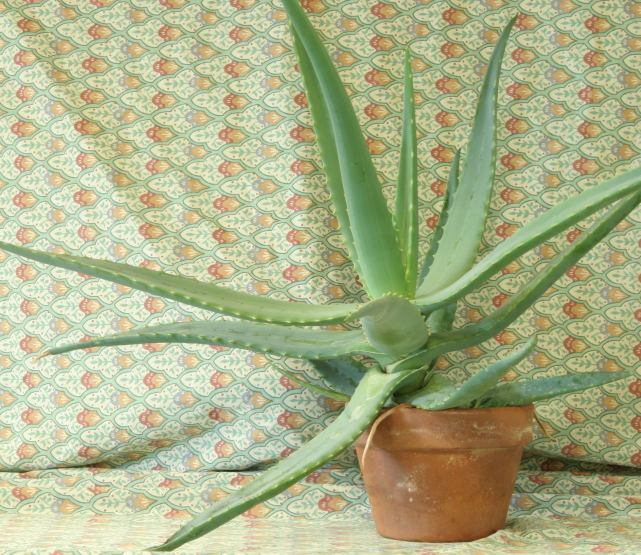
#> input picture lekt.jpg, 1282 x 1110 px, given in place of the camera (shown at 1/2 size)
$ python DepthCamVideo.py
#> lines starting #> are read from the running program, lines starting #| are printed output that depends on the picture; after the words box and inside, x2 and y2 are one past the last pixel; in counts of white or black regions, pixels touching at a corner belong together
import cv2
import numpy as np
from PIL import Image
from concurrent.futures import ThreadPoolExecutor

# Configuration
IMAGE_SIZE = (640, 480)
DISPARITY_RANGE = 16 * 5
BLOCK_SIZE = 3
COLORMAP = cv2.COLORMAP_TURBO

def resize_frame(frame, size):
    """Resize OpenCV frame using PIL for better quality."""
    img = Image.fromarray(cv2.cvtColor(frame, cv2.COLOR_BGR2RGB))
    img_resized = img.resize(size, Image.Resampling.LANCZOS)
    return cv2.cvtColor(np.array(img_resized), cv2.COLOR_RGB2BGR)

def compute_disparity(grayL, grayR):
    stereo = cv2.StereoSGBM.create(
        minDisparity=0,
        numDisparities=DISPARITY_RANGE,
        blockSize=BLOCK_SIZE,
        P1=8 * 1 * BLOCK_SIZE * BLOCK_SIZE,
        P2=32 * 1 * BLOCK_SIZE * BLOCK_SIZE,
        disp12MaxDiff=1,
        uniquenessRatio=10,
        speckleWindowSize=100,
        speckleRange=32,
        preFilterCap=63,
        mode=cv2.STEREO_SGBM_MODE_SGBM_3WAY
    )
    disparity = stereo.compute(grayL, grayR).astype(np.float32) / 16.0
    return disparity

def capture_frame(cap):
    ret, frame = cap.read()
#> frame is the input picture: shape (1110, 1282, 3); mean B, G, R 136.6, 177.2, 171.2
    if not ret:
        return None
    return frame

def main():
    # Open cameras
    cap_left = cv2.VideoCapture(0)
    cap_right = cv2.VideoCapture(2)

    # Set resolution
    cap_left.set(cv2.CAP_PROP_FRAME_WIDTH, IMAGE_SIZE[0])
    cap_left.set(cv2.CAP_PROP_FRAME_HEIGHT, IMAGE_SIZE[1])
    cap_right.set(cv2.CAP_PROP_FRAME_WIDTH, IMAGE_SIZE[0])
    cap_right.set(cv2.CAP_PROP_FRAME_HEIGHT, IMAGE_SIZE[1])

    if not cap_left.isOpened() or not cap_right.isOpened():
        print("Error: Could not open both cameras.")
        return

    executor = ThreadPoolExecutor(max_workers=2)

    print("Press 'q' to quit.")

    while True:
        # Grab frames in parallel
        future_left = executor.submit(capture_frame, cap_left)
        future_right = executor.submit(capture_frame, cap_right)

        frame_left = future_left.result()
        frame_right = future_right.result()

        if frame_left is None or frame_right is None:
            print("Failed to grab frames.")
            break

        # Resize frames (optional since we set camera resolution, but to ensure consistent size)
        frame_left = resize_frame(frame_left, IMAGE_SIZE)
#> in resize_frame, `img_resized = img.resize(size, Image.Resampling.LANCZOS)`:
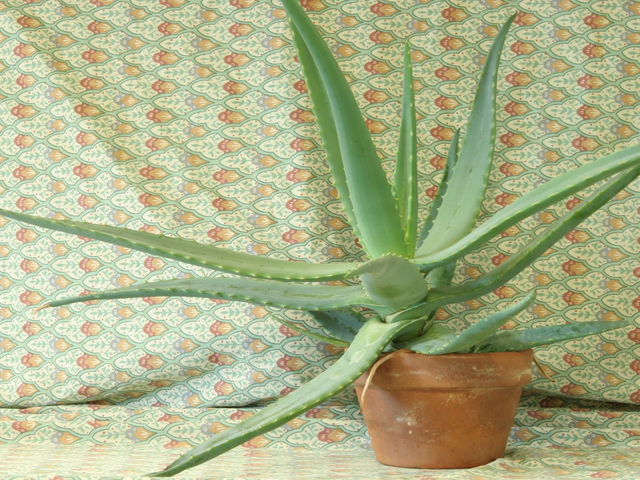
#> img_resized: PIL image 640x480 RGB; mean R, G, B 171.2, 177.2, 136.6
#> in resize_frame, `return cv2.cvtColor(np.array(img_resized), cv2.COLOR_RGB2BGR)`:
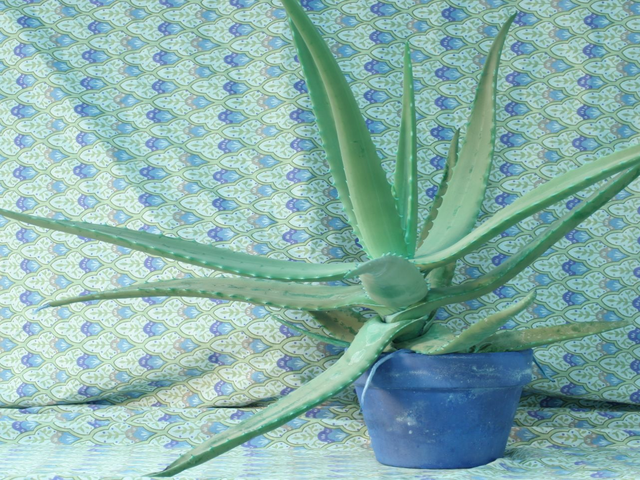
#> returned value: shape (480, 640, 3); mean R, G, B 136.6, 177.2, 171.2
        frame_right = resize_frame(frame_right, IMAGE_SIZE)

        # Convert to grayscale
        gray_left = cv2.cvtColor(frame_left, cv2.COLOR_BGR2GRAY)
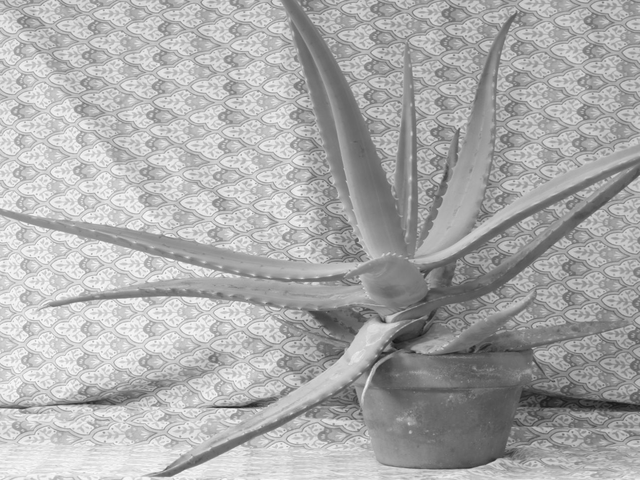
#> gray_left: shape (480, 640); min 19, max 252, mean 170.8
        gray_right = cv2.cvtColor(frame_right, cv2.COLOR_BGR2GRAY)

        # Compute disparity
        disparity = compute_disparity(gray_left, gray_right)
#> in compute_disparity, `disparity = stereo.compute(grayL, grayR).astype(np.float32) / 16.0`:
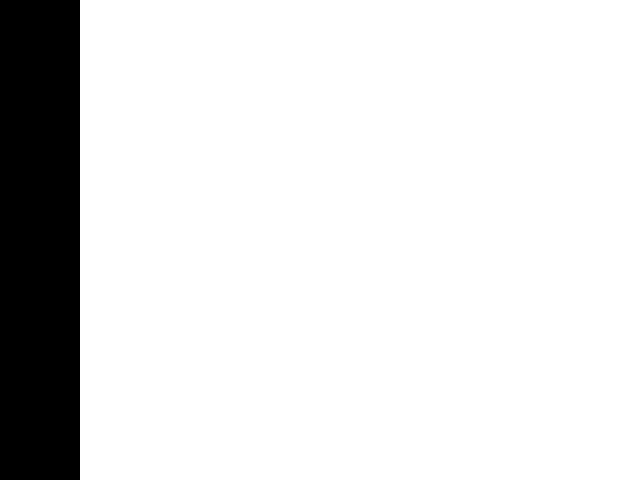
#> disparity: shape (480, 640) float32; values -1 (black) and 0 (white), 87.5% white; 1 black region, box (x1, y1, x2, y2) and area: (0, 0, 80, 480) 38400

        # Normalize and color map
        disp_norm = cv2.normalize(disparity, None, 0, 255, cv2.NORM_MINMAX)
        disp_color = cv2.applyColorMap(disp_norm.astype(np.uint8), COLORMAP)
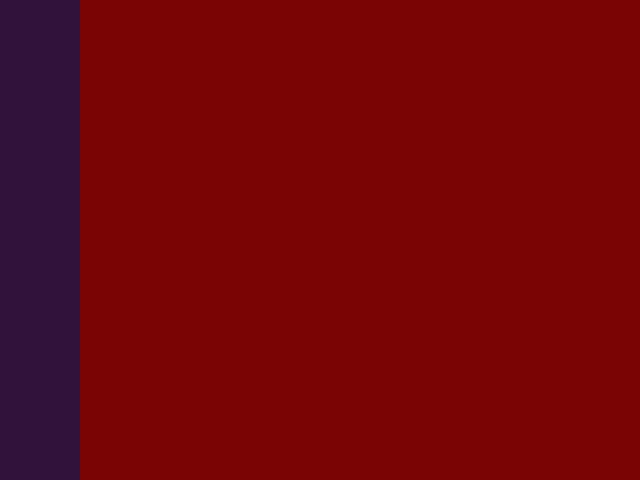
#> disp_color: shape (480, 640, 3); mean B, G, R 10, 5.8, 112.8

        # Show disparity map
        cv2.imshow("Disparity Map", disp_color)

        if cv2.waitKey(1) & 0xFF == ord('q'):
#> (key q is pressed here)
            break

    cap_left.release()
    cap_right.release()
    cv2.destroyAllWindows()

if __name__ == "__main__":
    main()

$ run again, on rikt.jpg
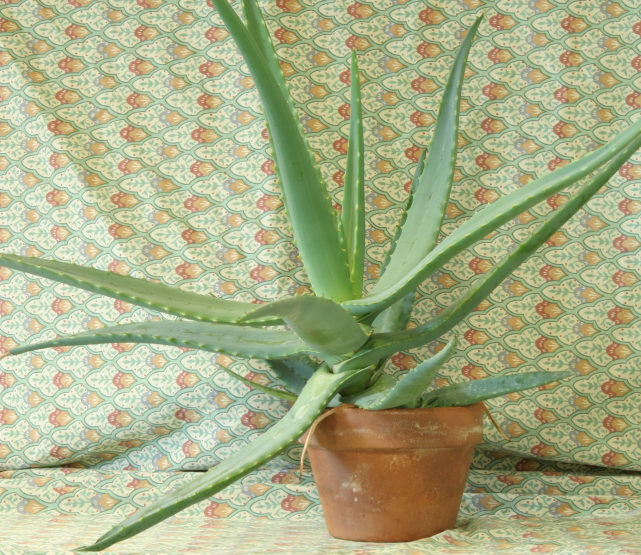
#> input picture rikt.jpg, 1282 x 1110 px, given in place of the camera (shown at 1/2 size)
#> in capture_frame, frame is the input picture: shape (1110, 1282, 3); mean B, G, R 134.1, 174.2, 168
#> in resize_frame, `return cv2.cvtColor(np.array(img_resized), cv2.COLOR_RGB2BGR)`:
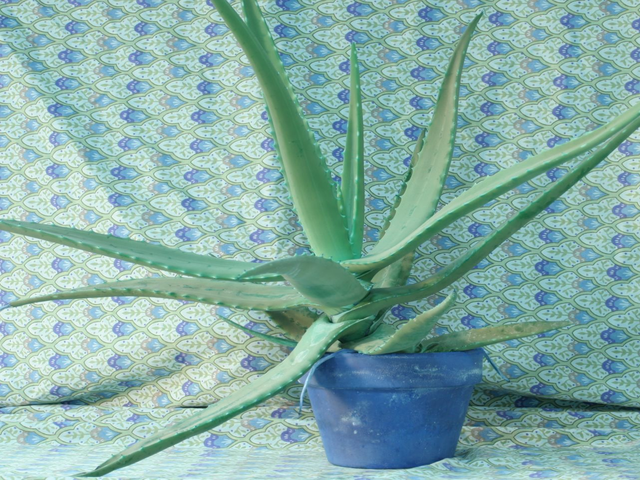
#> returned value: shape (480, 640, 3); mean R, G, B 134.1, 174.2, 168
#> in main, `gray_left = cv2.cvtColor(frame_left, cv2.COLOR_BGR2GRAY)`:
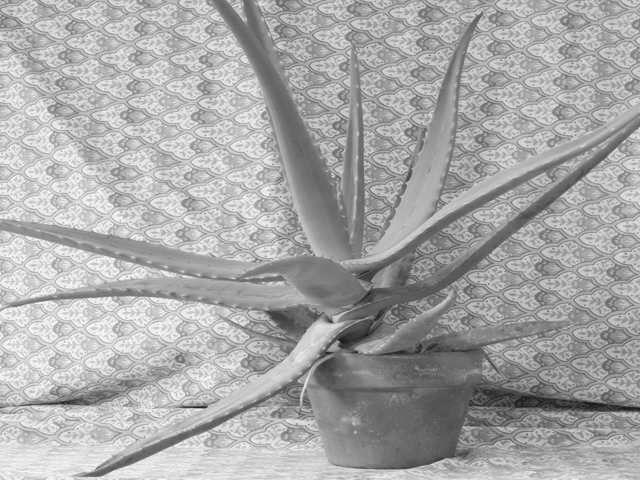
#> gray_left: shape (480, 640); min 23, max 251, mean 167.8
#> disparity: shape (480, 640) float32; values -1 (black) and 0 (white), 87.5% white; 1 black region, box (x1, y1, x2, y2) and area: (0, 0, 80, 480) 38400
